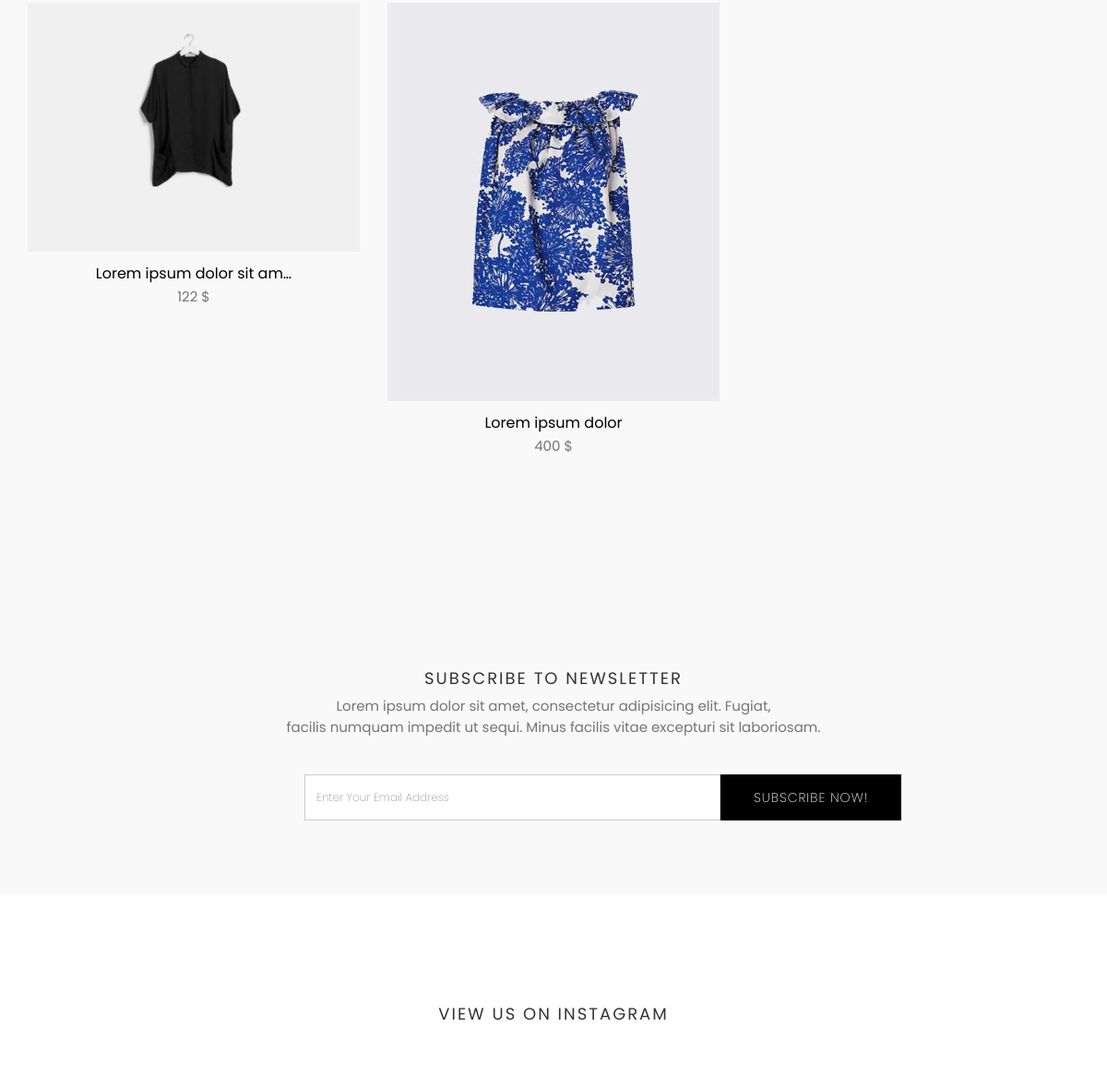
/ (lower part), run on an earlier commit of the app's database.
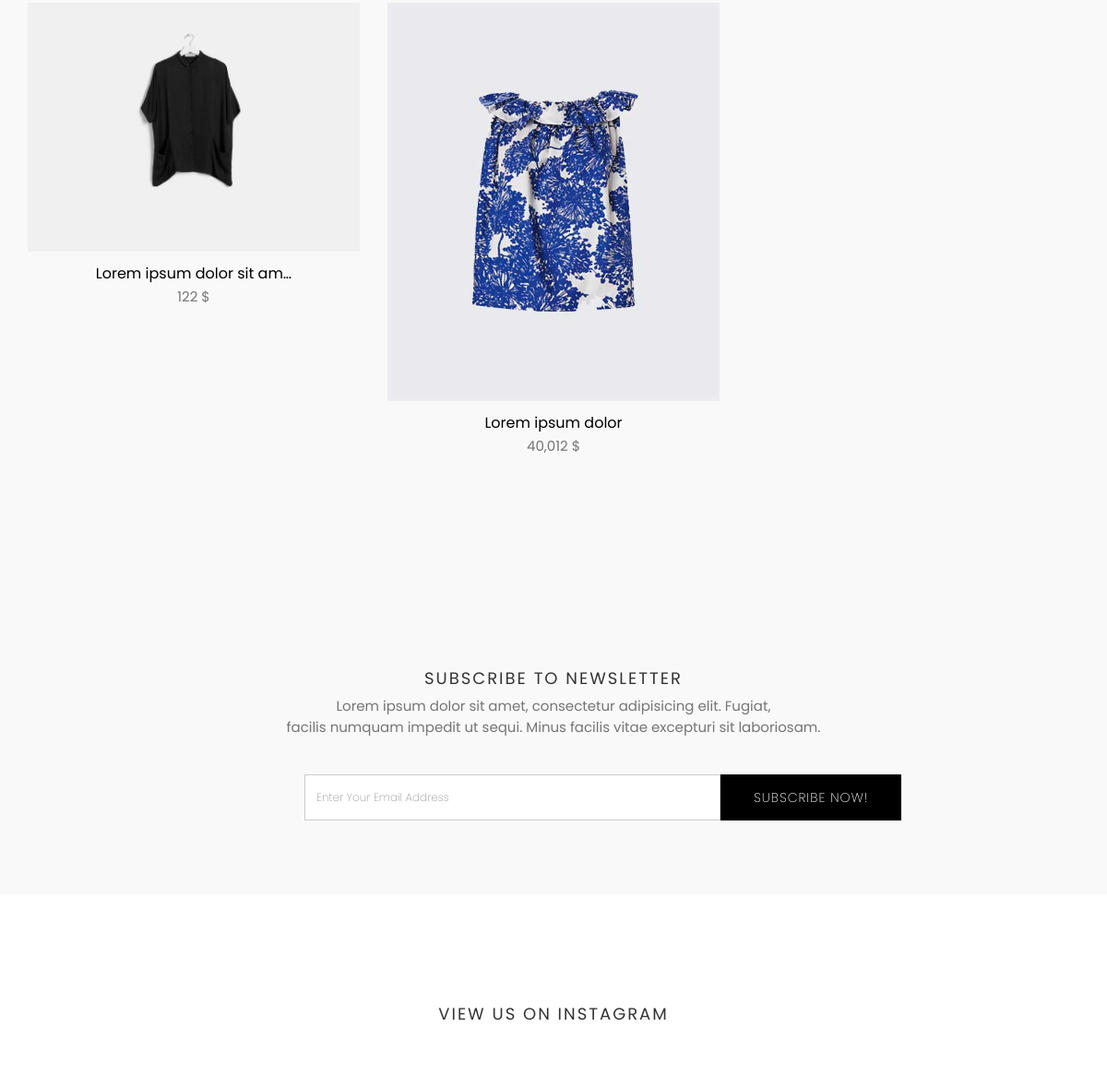
And on a later commit of the database.
### product_module/models.py (models this page shows, shortened)
class Product(models.Model):
    image=models.ImageField(upload_to='images/products',null=True,blank=True)
    title=models.CharField(max_length=300,db_index=True)
    price=models.PositiveIntegerField()
    discount_price=models.PositiveIntegerField(null=True,blank=True)
    is_active=models.BooleanField(default=True)
    is_delete=models.BooleanField(default=False)
    added_date=models.DateTimeField(auto_now_add=True)
    updated_date=models.DateTimeField(auto_now=True)
    slug=models.SlugField(blank=True,null=True,db_index=True)
    content=models.TextField(null=True,blank=True)
    short_description=models.CharField(max_length=320,db_index=True,null=True,blank=True)
    brand=models.ForeignKey(ProductBrand,on_delete=models.SET_NULL,blank=True,null=True)
    category=models.ManyToManyField(ProductCategory)
    rating=models.PositiveIntegerField(default=0,validators=[MaxValueValidator(5),MinValueValidator(0)],blank=True,null=True)
    sorting=models.ForeignKey(ProductSorting,on_delete=models.PROTECT,null=True,blank=True)
    class Meta:
        verbose_name='product'
        verbose_name_plural='products'

### home_module/views.py (the view, shortened to what this page needs)
# urls.py: path('',views.index,name='home-page'),
def index(request):
    form=GetUserEmailForSubscribeForm()
    trend_products=Product.objects.filter(is_active=True,is_delete=False).annotate(visit_count=Count('productvisit')).order_by('-visit_count')[:9]
    return render(request,'home_module/index.html',{
        'form':form,
        'trend_products':trend_products
    })

### home_module/forms.py
class GetUserEmailForSubscribeForm(forms.Form):
    email=forms.EmailField(widget=forms.EmailInput(attrs={
        'class':'form-control',
        'placeholder':'Enter Your Email Address'
    }))

### order_module/context_processors.py (called while the page is built)
def basket_products(request):
    user_basket=OrderBasket.objects.prefetch_related('order_detail').filter(is_paid=False,user_id=request.user.id).first()
    if user_basket is not None:
        return {'user_basket':user_basket}
    else:
        return {'user_basket':None}

### polls/templatetags/poll_extras.py (called while the page is built)
@register.filter(name='three_digits')
def three_digits(value:int):
    return '{:,}'.format(value)

### home_module/templates/home_module/index.html (shortened to what this page needs)
{% extends "base.html" %}
{% load render_partial %}
{% load thumbnail %}
{% load poll_extras %}
{% block content %}
    <section class="products section bg-gray">
        <div class="container">
            <div class="row">
                {% for trend_product in trend_products %}
                    <div class="col-md-4">
                        <div class="product-item">
                            <div class="product-thumb">
                                {% thumbnail trend_product.image "360x432" crop='center' as im%}
                                    <img class="img-responsive" src="{{im.url}}" alt="product-img" />
                                {% endthumbnail %}
                            </div>
                            <div class="product-content">
                                <h4><a href="product-single.html">{{trend_product.title|truncatechars:25}}</a></h4>
                                <p class="price">{{trend_product.price|three_digits}} $</p>
                            </div>
                        </div>
                    </div>
                {% endfor %}
            </div>
        </div>
    </section>
    <section class="call-to-action bg-gray section">
        <div class="container">
            <div class="row">
                <div class="col-md-12 text-center">
                    <div class="title">
                        <h2>SUBSCRIBE TO NEWSLETTER</h2>
                        <p>Lorem ipsum dolor sit amet, consectetur adipisicing elit. Fugiat, <br> facilis numquam impedit ut sequi. Minus facilis vitae excepturi sit laboriosam.</p>
                    </div>
                    <div class="col-lg-6 col-md-offset-3">
                        <div class="input-group subscription-form">
                            <form method="post" action="" style="display: -webkit-inline-box;"  novalidate>
                                {{form.email}}
                                <button class="btn btn-main" type="submit">Subscribe Now!</button>
                            </form>
                        </div>
                  </div>
                </div>
            </div>
        </div>
    </section>
    <section class="section instagram-feed">
        <div class="container">
            <div class="row">
                <div class="title">
                    <h2>View us on instagram</h2>
                </div>
            </div>
        </div>
    </section>
{% endblock content %}

What changed in the data, as far as the page shows it:
changed Product "Lorem ipsum dolor": price|three_digits "400" → "40,012"
